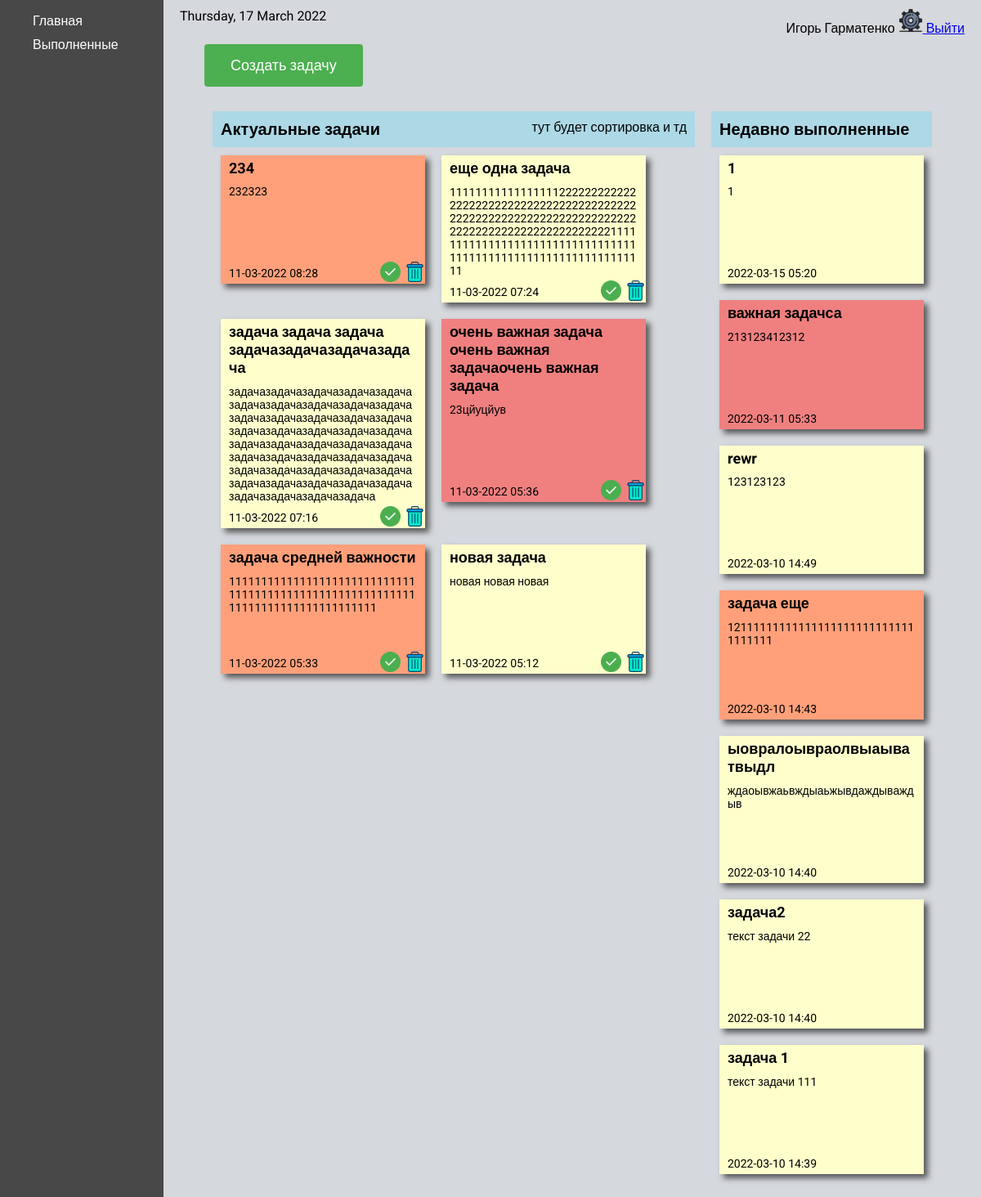
Before: /home/ (signed in) with the older database file.
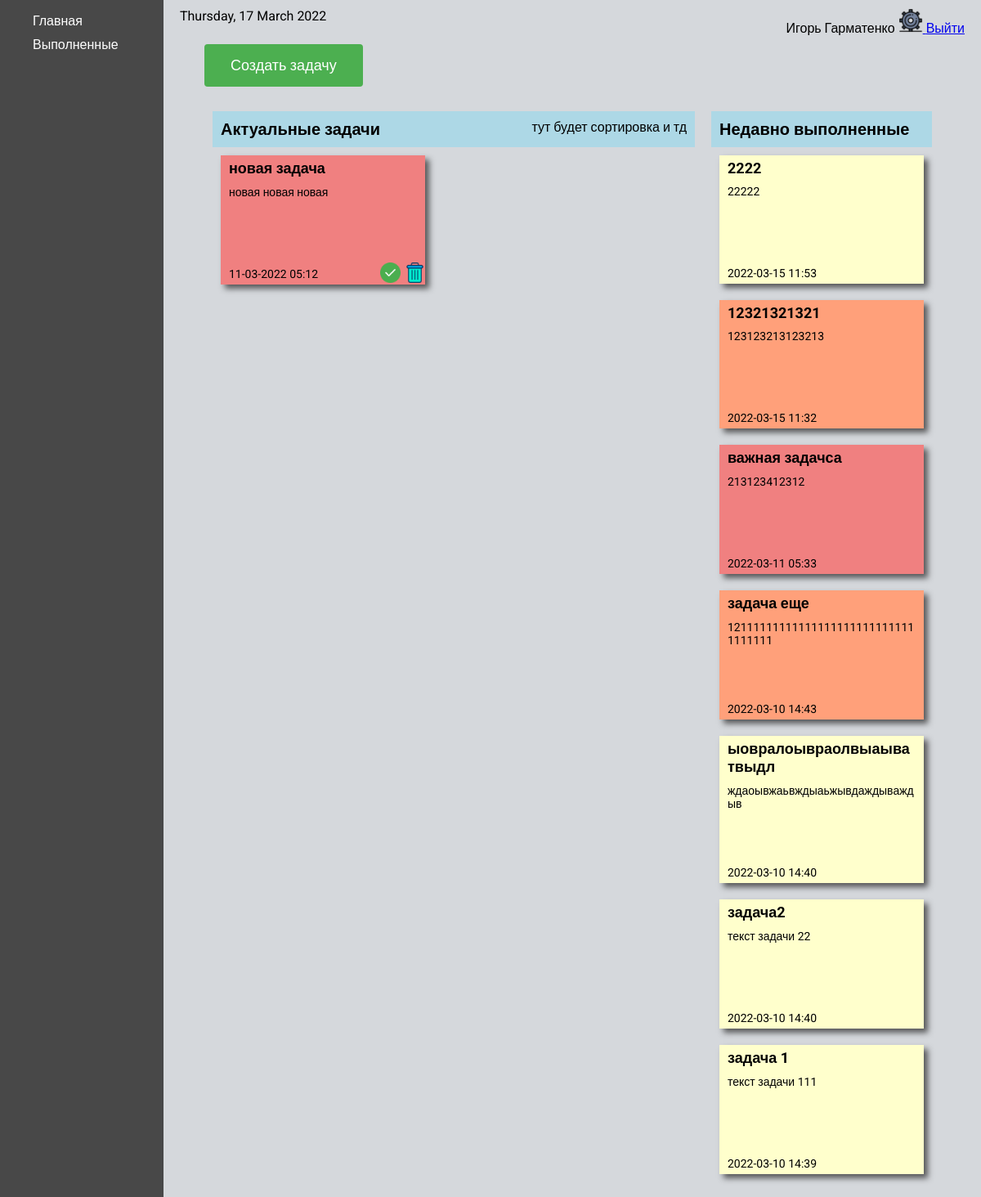
After: the same page with the newer database file.
### ToDo/models.py (models this page shows, shortened)
class Task(models.Model):
    PRIORITY_LEVEL = (('L', 'low'),
                      ('H', 'hight'),
                      ('M', 'medium'),
                      )
    user = models.ForeignKey(settings.AUTH_USER_MODEL, on_delete=models.CASCADE, null=True, blank=True)
    title = models.CharField(max_length=200)
    descr = models.CharField(max_length=500)
    priority = models.CharField(max_length=10, choices=PRIORITY_LEVEL, default='medium')
    is_finished = models.BooleanField(default=False)
    created_at = models.DateTimeField(auto_now_add=True)
    complated_at = models.DateTimeField(auto_now=True)

### ToDo/views.py (the view)
# urls.py: 2. Add a URL to urlpatterns:  path('', views.home, name='home')
@login_required
def home(request):
    tasks = Task.objects.filter(user_id=request.user.id).order_by('created_at').reverse()
    current_date = date.today().strftime("%A, %d %B %Y")
    return render(request, 'ToDo/home.html', {'menu': home_menu, 'tasks':tasks, 'date':current_date})

### ToDo/templates/ToDo/home.html (shortened to what this page needs)
{% extends 'ToDo/home_base.html' %}
{% load static %}
{% block rightbar %}
    <a class="create__task-btn" href="{% url 'create_task' %}">Создать задачу</a>
    <div class="tasks__wrap">
        <div class="tasks__active_wrap">
            <div class="tasks__header">
                <div class="tasks__active_title">Актуальные задачи</div>
                <div class="tasks__active_info">тут будет сортировка и тд</div>
            </div>
            <div class="tasks__active">
                {% for task in tasks %}
                    {% if not task.is_finished %}
                        <div class="task {{ task.priority }}">
                            <div class="task__title">
                                <a class="task__edit-link" href="{% url 'task-edit' task.id %}">{{ task.title }}</a>
                            </div>
                            <div class="task__descr">{{ task.descr }}</div>
                            <div class="task__created_at">{{ task.created_at|date:'d-m-Y H:i' }}</div>
                            <a href="#"><img class="task__done_img" src="{% static 'ToDo/images/done.png' %}" alt="done task" onclick="document.getElementById('done').style.display='block'; return false;"></a>
                            <a href="#"><img class="task__delete_img" src="{% static 'ToDo/images/delete.png' %}" alt="delete task" onclick="document.getElementById('delete').style.display='block'; return false;"></a>
                        </div>
                    {% endif %}
                {% endfor %}
            </div>
        </div>
        <div class="tasks__completed_wrap">
            <div class="tasks__header">
                <div class="tasks__active_title">Недавно выполненные</div>
            </div>
            <div class="tasks__completed">
                {% for task in tasks %}
                    {% if task.is_finished %}
                        <div class="task {{ task.priority }}">
                            <div class="task__title">{{ task.title }}</div>
                            <div class="task__descr">{{ task.descr }}</div>
                            <div class="task__created_at">{{ task.created_at|date:'Y-m-d H:i' }}</div>
                        </div>
                    {% endif %}
                {% endfor %}
            </div>
    </div>
{% endblock %}

### ToDo/templates/ToDo/home_base.html
{% extends 'ToDo/base.html' %}
{% load static %}
{% block content %}
    <div class="main">
        <div  class="leftbar">
            <ul class="home_menu">
                {% for key, item in menu.items %}
                    <li class="home_menu__item"><a href="{% url key %}">{{ item }}</a></li>
                {% endfor %}
            </ul>
        </div>
        <div  class="rightbar">
            <div class="home_nav">
                <div class="date">{{ date }}</div>
                <div class="home_info">
                        {% if request.user.is_authenticated %}
                        <span>{{ user.first_name }} {{ user.last_name }}</span>
                        <a href="{% url 'user_settings' %}">
                            <img class="settings__icon" src="{% static 'ToDo/images/settings.png' %}" alt="settings">
                        </a>
                        <a href="{% url 'logout' %}">Выйти</a>
                    {% endif %}
                </div>
            </div>
            {% block rightbar %}
            {% endblock %}
        </div>
    </div>
{% endblock %}

Changed rows visible on the page:
removed Task: title "234", descr "232323", created_at "11-03-2022 08:28", is_finished False (drawn), priority "M" (drawn)
removed Task: title "еще одна задача", descr "11111111111111111222222222222222222222222222222222222222222222222222222222222222222222222222222222222222222222221111111111111111111111111111111111111111111111111111111111111111", created_at "11-03-2022 07:24", is_finished False (drawn)
removed Task: title "задача задача задача задачазадачазадачазадача", descr "задачазадачазадачазадачазадачазадачазадачазадачазадачазадачазадачазадачазадачазадачазадачазадачазадачазадачазадачазадачазадачазадачазадачазадачазадачазадачазадачазадачазадачазадачазадачазадачазадачазадачазадачазадачазадачазадачазадачазадачазадачазадачазадачазадача", created_at "11-03-2022 07:16", is_finished False (drawn)
removed Task: title "очень важная задача очень важная задачаочень важная задача", descr "23цйуцйув", created_at "11-03-2022 05:36", is_finished False (drawn), priority "H" (drawn)
removed Task: title "задача средней важности", descr "111111111111111111111111111111111111111111111111111111111111111111111111111111111", created_at "11-03-2022 05:33", is_finished False (drawn), priority "M" (drawn)
removed Task: title "1", descr "1", created_at "2022-03-15 05:20"
removed Task: title "rewr", descr "123123123", created_at "2022-03-10 14:49"
changed Task "новая задача": priority "L" → "H" (drawn)
added Task: title "2222", descr "22222", created_at "2022-03-15 11:53"
added Task: title "12321321321", descr "123123213123213", created_at "2022-03-15 11:32", priority "M" (drawn)
